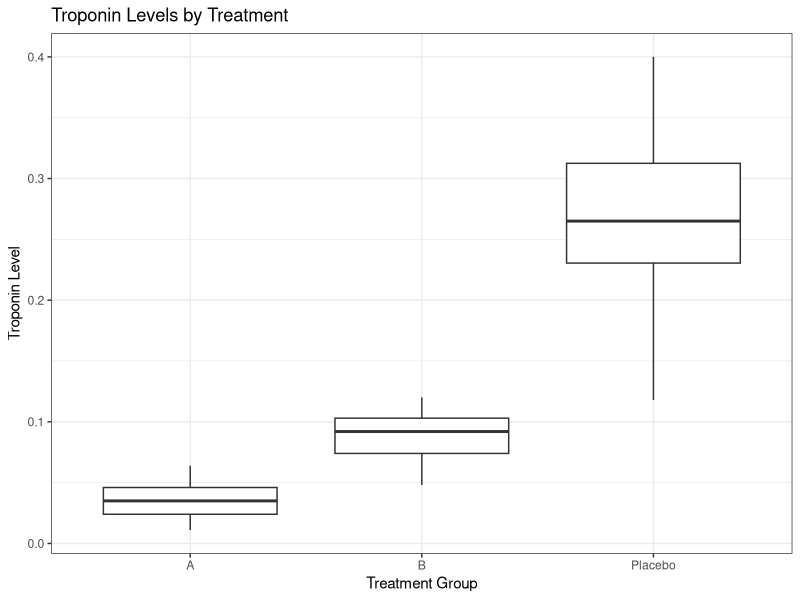
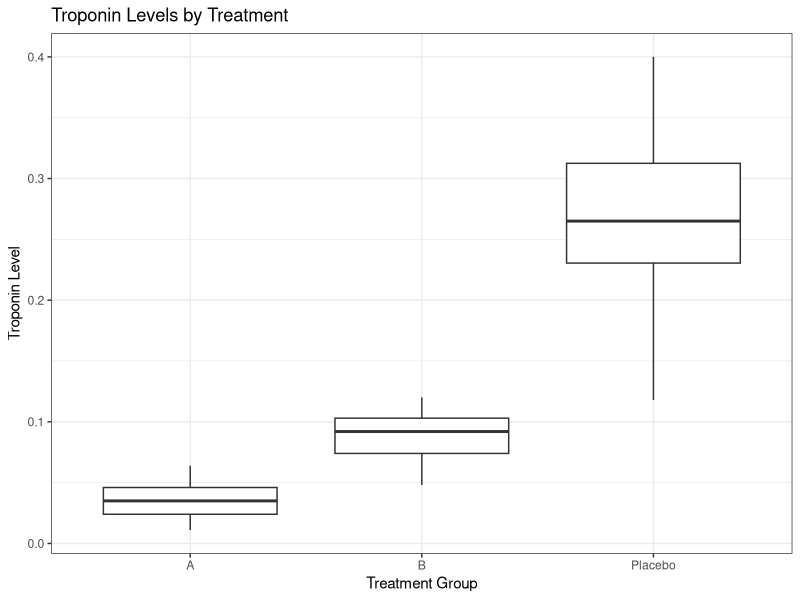

These charts were generated, in order, by the following R code: (Note: this script raises an error after producing the figures.)
# make sure the packages are installed
# Load required packages
library(dplyr)
library(purrr)
library(lubridate)
library(ggplot2)

# Set a seed for reproducibility
set.seed(234)
# Define the number of observations (patients) to generate
n_patients <- 100

# Create an empty data frame with placeholders for variables
syn_dat <- data.frame(
  PatientID = numeric(n_patients),
  Age = numeric(n_patients),
  Gender = character(n_patients),
  TreatmentGroup = character(n_patients),
  EnrollmentDate = lubridate::as_date(character(n_patients)),
  BloodPressure = numeric(n_patients),
  Troponin = numeric(n_patients),
  AdverseEvent = integer(n_patients)
)

# Variable 1: Patient ID
syn_dat$PatientID <- 1:n_patients

# Variable 2: Age (numeric variable)
syn_dat$Age <- round(rnorm(n_patients, mean = 60, sd = 10), 1)

# Variable 3: Gender (categorical variable)
syn_dat$Gender <- purrr::map_chr(sample(c("Male", "Female"), n_patients, replace = TRUE), as.character)

# Variable 4: Treatment Group (categorical variable)
syn_dat$TreatmentGroup <- purrr::map_chr(sample(c("A", "B", "Placebo"), n_patients, replace = TRUE), as.character)

# Variable 5: Date of Enrollment (date variable)
syn_dat$EnrollmentDate <- lubridate::as_date(sample(seq(from = lubridate::as_date("2022-01-01"), to = lubridate::as_date("2022-12-31"), by = "days"), n_patients, replace = TRUE))

# Variable 6: Blood Pressure (numeric variable)
syn_dat$BloodPressure <- round(runif(n_patients, min = 90, max = 160), 1)

# Variable 7: Troponin level (numeric variable)
# Option 1: Troponin level is independent of treatment
#syn_dat$Troponin <- round(rnorm(n_patients, mean = 0.10, sd = 0.15), 1)

# Option 2: Troponin is dependent on treatment
syn_dat$Troponin[syn_dat$TreatmentGroup == "A"] <- pmax(round(rnorm(sum(syn_dat$TreatmentGroup == "A"), mean = 0.035, sd = 0.012), 3), 0.001)
syn_dat$Troponin[syn_dat$TreatmentGroup == "B"] <- pmax(round(rnorm(sum(syn_dat$TreatmentGroup == "B"), mean = 0.085, sd = 0.020), 3), 0.001)
syn_dat$Troponin[syn_dat$TreatmentGroup == "Placebo"] <- pmax(round(rnorm(sum(syn_dat$TreatmentGroup == "Placebo"), mean = 0.260, sd = 0.060), 3), 0.001)

# Variable 8: Adverse Event (binary variable, 0 = No, 1 = Yes)
# Option 1: Adverse events are independent of treatment
#syn_dat$AdverseEvent <- purrr::map_int(sample(0:1, n_patients, replace = TRUE, prob = c(0.8, 0.2)), as.integer)

# Option 2: Adverse events are influenced by treatment status
syn_dat$AdverseEvent[syn_dat$TreatmentGroup == "A"] <- purrr::map_int(sample(0:1, sum(syn_dat$TreatmentGroup == "A"), replace = TRUE, prob = c(0.5, 0.5)), as.integer)
syn_dat$AdverseEvent[syn_dat$TreatmentGroup == "B"] <- purrr::map_int(sample(0:1, sum(syn_dat$TreatmentGroup == "B"), replace = TRUE, prob = c(0.7, 0.3)), as.integer)
syn_dat$AdverseEvent[syn_dat$TreatmentGroup == "Placebo"] <- purrr::map_int(sample(0:1, sum(syn_dat$TreatmentGroup == "Placebo"), replace = TRUE, prob = c(0.9, 0.1)), as.integer)

# Print the first few rows of the generated data
head(syn_dat)

# Save the simulated data to a CSV and Rds file
write.csv(syn_dat, "syn_dat.csv", row.names = FALSE)
# if we wanted an RDS version
#saveRDS(syn_dat, here("data","syn_dat.Rds"))
# Grab summary of synthetic data
summary(syn_dat)
dplyr::glimpse(syn_dat)  
# Frequency table for adverse events stratified by treatment
table(syn_dat$AdverseEvent,syn_dat$TreatmentGroup)

# Boxplot of Troponin levels by treatment group
ggplot(syn_dat, aes(x = TreatmentGroup, y = Troponin)) +
  geom_boxplot() +
  labs(title = "Troponin Levels by Treatment", x = "Treatment Group", y = "Troponin Level") +
  theme_bw()

# Save the plot to figure section under results!
ggsave(
  filename = "results/figures/troponin-levels-by-treatment.png",
  plot = last_plot(),
  width = 8,
  height = 5,
  dpi = 300
)
# There is a difference in troponin levels across treatment groups, 
# with the placebo group having higher levels on average, and treatment group A has the lowest levels, which 
# correlates with lower risk of adverse events such as heart attacks.
# 
# Perform ANOVA to test for differences in troponin levels across treatment groups
anova_result <- aov(Troponin ~ TreatmentGroup, data = syn_dat)
summary(anova_result)
# A significant p-value (p < 0.05) would indicate that there are significant differences in troponin levels 
# between at least two of the treatment groups. Our p-value is <2e-16, suggesting strong evidence for difference.

# We can also use linear models with treatment group as a predictor of troponin levels, and so forth.
# Model 1: treatment only
m1 <- lm(Troponin ~ TreatmentGroup, data = syn_dat)
summary(m1)

# Model 2: add demographics + blood pressure
m2 <- lm(Troponin ~ TreatmentGroup + Age + Gender + BloodPressure, data = syn_dat)
summary(m2)

# Model 3: allow treatment effect to vary by blood pressure
m3 <- lm(Troponin ~ TreatmentGroup * BloodPressure + Age + Gender, data = syn_dat)
summary(m3)

# Compare fit
anova(m1, m2, m3)
AIC(m1, m2, m3)
# Then we can make a combined report file for storing summmaries of our models.
# Save model summaries to a text file
install.packages("here") # if not already installed
library(here)
capture.output(
  "=== m1: Troponin ~ TreatmentGroup ===",
  summary(m1),
  "",
  "=== m2: Troponin ~ TreatmentGroup + Age + Gender + BloodPressure ===",
  summary(m2),
  "",
  "=== m3: Troponin ~ TreatmentGroup * BloodPressure + Age + Gender ===",
  summary(m3),
  file = here("results", "output", "lm_models_combined_summary.txt")
)
# Across models, Treatment group was the main predictor of troponin levels, with Age and Blood Pressure also contributing in more complex models.
# Group B tended to trend higher, with 0.054 ng/mL higher troponin, and Placebo was 0.234 ng/mL higher comparatively.
# This means that those taking the placebo have a higher risk of heart attack or injury.

# End of statistical-analysis.R

# Note: This is a simulated dataset for educational purposes only and does not represent real patient data.
# Chatgpt-5 mini was used to help generate this code within Positron. All text descriptions are my own.